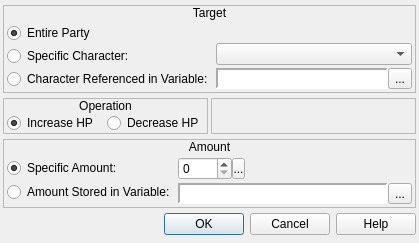
<?xml version="1.0" encoding="UTF-8"?>
<ui version="4.0">
 <class>ConfigureEvent_ChangeCharacterHP</class>
 <widget class="QDialog" name="ConfigureEvent_ChangeCharacterHP">
  <property name="geometry">
   <rect>
    <x>0</x>
    <y>0</y>
    <width>419</width>
    <height>243</height>
   </rect>
  </property>
  <property name="windowTitle">
   <string>Change Character HP</string>
  </property>
  <property name="windowIcon">
   <iconset resource="gui_icons.qrc">
    <normaloff>:/icons/openrpgmaker.png</normaloff>:/icons/openrpgmaker.png</iconset>
  </property>
  <property name="styleSheet">
   <string notr="true">.QFrame
{
	border-width: 1px;
	border-style: solid;
	border-color: palette(window-text);
}

.QFrame&gt;QLabel
{
	border-width: 0px;
	background-color: palette(window-text);
	color: palette(window);
	font-weight: bold;
}

.QFrame&gt;QCheckBox
{
	background-color: palette(window-text);
	border-width: 0px;
	border-style: none;
	color: palette(window);
	spacing: 3px;
	font-weight: bold;
	padding: 0px 0px 0px 3px;
}

.QFrame&gt;QCheckBox::indicator
{
	min-width: 8px;
	max-width: 8px;
	min-height: 8px;
	max-height: 8px;
	width: 8px;
	height: 8px;
	border-width: 2px;
	border-radius: 0px;
	border-style: ridge;
	border-color: palette(mid);
}

.QFrame&gt;QCheckBox::indicator:unchecked
{
	background-color: palette(base);
}

.QFrame&gt;QCheckBox::indicator:checked
{
	background-color: palette(window-text);
}

.QFrame&gt;QCheckBox::indicator:hover
{
	border-color: palette(highlight);
}</string>
  </property>
  <layout class="QVBoxLayout" name="verticalLayout_4">
   <property name="spacing">
    <number>3</number>
   </property>
   <property name="margin">
    <number>3</number>
   </property>
   <item>
    <widget class="QFrame" name="frame">
     <property name="sizePolicy">
      <sizepolicy hsizetype="Preferred" vsizetype="Fixed">
       <horstretch>0</horstretch>
       <verstretch>0</verstretch>
      </sizepolicy>
     </property>
     <property name="frameShape">
      <enum>QFrame::StyledPanel</enum>
     </property>
     <property name="frameShadow">
      <enum>QFrame::Raised</enum>
     </property>
     <layout class="QVBoxLayout" name="verticalLayout">
      <property name="spacing">
       <number>0</number>
      </property>
      <property name="margin">
       <number>0</number>
      </property>
      <item>
       <widget class="QLabel" name="label">
        <property name="sizePolicy">
         <sizepolicy hsizetype="Preferred" vsizetype="Fixed">
          <horstretch>0</horstretch>
          <verstretch>0</verstretch>
         </sizepolicy>
        </property>
        <property name="text">
         <string>Target</string>
        </property>
        <property name="alignment">
         <set>Qt::AlignCenter</set>
        </property>
       </widget>
      </item>
      <item>
       <widget class="QWidget" name="widget" native="true">
        <layout class="QHBoxLayout" name="horizontalLayout">
         <property name="spacing">
          <number>3</number>
         </property>
         <property name="margin">
          <number>3</number>
         </property>
         <item>
          <widget class="QWidget" name="widget_11" native="true">
           <layout class="QVBoxLayout" name="verticalLayout_2">
            <property name="spacing">
             <number>3</number>
            </property>
            <property name="margin">
             <number>0</number>
            </property>
            <item>
             <widget class="QRadioButton" name="rbEntireParty">
              <property name="text">
               <string>Entire Party</string>
              </property>
              <property name="checked">
               <bool>true</bool>
              </property>
             </widget>
            </item>
            <item>
             <widget class="QRadioButton" name="rbSpecificCharacter">
              <property name="text">
               <string>Specific Character:</string>
              </property>
             </widget>
            </item>
            <item>
             <widget class="QRadioButton" name="rbReferencedCharacter">
              <property name="text">
               <string>Character Referenced in Variable:</string>
              </property>
             </widget>
            </item>
           </layout>
          </widget>
         </item>
         <item>
          <widget class="QWidget" name="widget_2" native="true">
           <layout class="QVBoxLayout" name="verticalLayout_3">
            <property name="spacing">
             <number>3</number>
            </property>
            <property name="margin">
             <number>0</number>
            </property>
            <item>
             <widget class="QWidget" name="widget_3" native="true"/>
            </item>
            <item>
             <widget class="QComboBox" name="cboxCharacters"/>
            </item>
            <item>
             <widget class="QWidget" name="wCharacterVariable" native="true">
              <layout class="QHBoxLayout" name="horizontalLayout_36">
               <property name="spacing">
                <number>0</number>
               </property>
               <property name="margin">
                <number>0</number>
               </property>
               <item>
                <widget class="QLabel" name="lblCharacterVariable">
                 <property name="sizePolicy">
                  <sizepolicy hsizetype="Preferred" vsizetype="Preferred">
                   <horstretch>0</horstretch>
                   <verstretch>0</verstretch>
                  </sizepolicy>
                 </property>
                 <property name="minimumSize">
                  <size>
                   <width>150</width>
                   <height>0</height>
                  </size>
                 </property>
                 <property name="font">
                  <font>
                   <family>Monospace</family>
                  </font>
                 </property>
                 <property name="styleSheet">
                  <string notr="true">background-color: palette(base);</string>
                 </property>
                 <property name="frameShape">
                  <enum>QFrame::Panel</enum>
                 </property>
                 <property name="frameShadow">
                  <enum>QFrame::Sunken</enum>
                 </property>
                 <property name="lineWidth">
                  <number>2</number>
                 </property>
                 <property name="text">
                  <string/>
                 </property>
                </widget>
               </item>
               <item>
                <widget class="QToolButton" name="bBrowseCharacterVariables">
                 <property name="text">
                  <string>...</string>
                 </property>
                 <property name="icon">
                  <iconset resource="gui_icons.qrc">
                   <normaloff>:/icons/fileopen.png</normaloff>:/icons/fileopen.png</iconset>
                 </property>
                </widget>
               </item>
              </layout>
             </widget>
            </item>
           </layout>
          </widget>
         </item>
        </layout>
       </widget>
      </item>
     </layout>
    </widget>
   </item>
   <item>
    <widget class="QWidget" name="widget_8" native="true">
     <property name="sizePolicy">
      <sizepolicy hsizetype="Preferred" vsizetype="Fixed">
       <horstretch>0</horstretch>
       <verstretch>0</verstretch>
      </sizepolicy>
     </property>
     <layout class="QHBoxLayout" name="horizontalLayout_4">
      <property name="spacing">
       <number>3</number>
      </property>
      <property name="margin">
       <number>0</number>
      </property>
      <item>
       <widget class="QFrame" name="frame_3">
        <property name="sizePolicy">
         <sizepolicy hsizetype="Preferred" vsizetype="Fixed">
          <horstretch>0</horstretch>
          <verstretch>0</verstretch>
         </sizepolicy>
        </property>
        <property name="frameShape">
         <enum>QFrame::StyledPanel</enum>
        </property>
        <property name="frameShadow">
         <enum>QFrame::Raised</enum>
        </property>
        <layout class="QVBoxLayout" name="verticalLayout_8">
         <property name="spacing">
          <number>0</number>
         </property>
         <property name="margin">
          <number>0</number>
         </property>
         <item>
          <widget class="QLabel" name="label_3">
           <property name="sizePolicy">
            <sizepolicy hsizetype="Preferred" vsizetype="Fixed">
             <horstretch>0</horstretch>
             <verstretch>0</verstretch>
            </sizepolicy>
           </property>
           <property name="text">
            <string>Operation</string>
           </property>
           <property name="alignment">
            <set>Qt::AlignCenter</set>
           </property>
          </widget>
         </item>
         <item>
          <widget class="QWidget" name="widget_4" native="true">
           <layout class="QHBoxLayout" name="horizontalLayout_2">
            <property name="spacing">
             <number>3</number>
            </property>
            <property name="leftMargin">
             <number>3</number>
            </property>
            <property name="topMargin">
             <number>0</number>
            </property>
            <property name="rightMargin">
             <number>3</number>
            </property>
            <property name="bottomMargin">
             <number>0</number>
            </property>
            <item>
             <widget class="QRadioButton" name="rbIncreaseHP">
              <property name="text">
               <string>Increase HP</string>
              </property>
              <property name="checked">
               <bool>true</bool>
              </property>
             </widget>
            </item>
            <item>
             <widget class="QRadioButton" name="rbDecreaseHP">
              <property name="text">
               <string>Decrease HP</string>
              </property>
             </widget>
            </item>
           </layout>
          </widget>
         </item>
        </layout>
       </widget>
      </item>
      <item>
       <widget class="QFrame" name="frame_4">
        <property name="frameShape">
         <enum>QFrame::StyledPanel</enum>
        </property>
        <property name="frameShadow">
         <enum>QFrame::Raised</enum>
        </property>
       </widget>
      </item>
     </layout>
    </widget>
   </item>
   <item>
    <widget class="QFrame" name="frame_5">
     <property name="sizePolicy">
      <sizepolicy hsizetype="Preferred" vsizetype="Fixed">
       <horstretch>0</horstretch>
       <verstretch>0</verstretch>
      </sizepolicy>
     </property>
     <property name="frameShape">
      <enum>QFrame::StyledPanel</enum>
     </property>
     <property name="frameShadow">
      <enum>QFrame::Raised</enum>
     </property>
     <layout class="QVBoxLayout" name="verticalLayout_9">
      <property name="spacing">
       <number>0</number>
      </property>
      <property name="margin">
       <number>0</number>
      </property>
      <item>
       <widget class="QLabel" name="label_4">
        <property name="sizePolicy">
         <sizepolicy hsizetype="Preferred" vsizetype="Fixed">
          <horstretch>0</horstretch>
          <verstretch>0</verstretch>
         </sizepolicy>
        </property>
        <property name="text">
         <string>Amount</string>
        </property>
        <property name="alignment">
         <set>Qt::AlignCenter</set>
        </property>
       </widget>
      </item>
      <item>
       <widget class="QWidget" name="widget_5" native="true">
        <layout class="QHBoxLayout" name="horizontalLayout_5">
         <property name="spacing">
          <number>3</number>
         </property>
         <property name="margin">
          <number>3</number>
         </property>
         <item>
          <widget class="QWidget" name="widget_7" native="true">
           <property name="sizePolicy">
            <sizepolicy hsizetype="Fixed" vsizetype="Preferred">
             <horstretch>0</horstretch>
             <verstretch>0</verstretch>
            </sizepolicy>
           </property>
           <layout class="QVBoxLayout" name="verticalLayout_11">
            <property name="spacing">
             <number>3</number>
            </property>
            <property name="margin">
             <number>0</number>
            </property>
            <item>
             <widget class="QRadioButton" name="rbSpecificAmount">
              <property name="sizePolicy">
               <sizepolicy hsizetype="Fixed" vsizetype="Fixed">
                <horstretch>0</horstretch>
                <verstretch>0</verstretch>
               </sizepolicy>
              </property>
              <property name="text">
               <string>Specific Amount:</string>
              </property>
              <property name="checked">
               <bool>true</bool>
              </property>
             </widget>
            </item>
            <item>
             <widget class="QRadioButton" name="rbStoredAmount">
              <property name="sizePolicy">
               <sizepolicy hsizetype="Fixed" vsizetype="Fixed">
                <horstretch>0</horstretch>
                <verstretch>0</verstretch>
               </sizepolicy>
              </property>
              <property name="text">
               <string>Amount Stored in Variable:</string>
              </property>
             </widget>
            </item>
           </layout>
          </widget>
         </item>
         <item>
          <widget class="QWidget" name="widget_12" native="true">
           <layout class="QVBoxLayout" name="verticalLayout_10">
            <property name="spacing">
             <number>3</number>
            </property>
            <property name="margin">
             <number>0</number>
            </property>
            <item>
             <widget class="QWidget" name="wAmount" native="true">
              <property name="sizePolicy">
               <sizepolicy hsizetype="Fixed" vsizetype="Fixed">
                <horstretch>0</horstretch>
                <verstretch>0</verstretch>
               </sizepolicy>
              </property>
              <layout class="QHBoxLayout" name="horizontalLayout_6">
               <property name="spacing">
                <number>0</number>
               </property>
               <property name="margin">
                <number>0</number>
               </property>
               <item>
                <widget class="QSpinBox" name="sbAmount">
                 <property name="sizePolicy">
                  <sizepolicy hsizetype="Preferred" vsizetype="Fixed">
                   <horstretch>0</horstretch>
                   <verstretch>0</verstretch>
                  </sizepolicy>
                 </property>
                 <property name="accelerated">
                  <bool>true</bool>
                 </property>
                 <property name="maximum">
                  <number>9999</number>
                 </property>
                </widget>
               </item>
               <item>
                <widget class="SpinBoxSideButton" name="bAmountSideButton">
                 <property name="minimumSize">
                  <size>
                   <width>13</width>
                   <height>21</height>
                  </size>
                 </property>
                 <property name="maximumSize">
                  <size>
                   <width>13</width>
                   <height>21</height>
                  </size>
                 </property>
                 <property name="text">
                  <string>...</string>
                 </property>
                 <property name="icon">
                  <iconset resource="gui_icons.qrc">
                   <normaloff>:/icons/spinBoxSideButton.png</normaloff>:/icons/spinBoxSideButton.png</iconset>
                 </property>
                 <property name="iconSize">
                  <size>
                   <width>8</width>
                   <height>16</height>
                  </size>
                 </property>
                </widget>
               </item>
              </layout>
             </widget>
            </item>
            <item>
             <widget class="QWidget" name="wAmountVariable" native="true">
              <property name="sizePolicy">
               <sizepolicy hsizetype="Preferred" vsizetype="Fixed">
                <horstretch>0</horstretch>
                <verstretch>0</verstretch>
               </sizepolicy>
              </property>
              <layout class="QHBoxLayout" name="horizontalLayout_37">
               <property name="spacing">
                <number>0</number>
               </property>
               <property name="margin">
                <number>0</number>
               </property>
               <item>
                <widget class="QLabel" name="lblAmountVariable">
                 <property name="sizePolicy">
                  <sizepolicy hsizetype="Preferred" vsizetype="Preferred">
                   <horstretch>0</horstretch>
                   <verstretch>0</verstretch>
                  </sizepolicy>
                 </property>
                 <property name="minimumSize">
                  <size>
                   <width>150</width>
                   <height>0</height>
                  </size>
                 </property>
                 <property name="font">
                  <font>
                   <family>Monospace</family>
                  </font>
                 </property>
                 <property name="styleSheet">
                  <string notr="true">background-color: palette(base);</string>
                 </property>
                 <property name="frameShape">
                  <enum>QFrame::Panel</enum>
                 </property>
                 <property name="frameShadow">
                  <enum>QFrame::Sunken</enum>
                 </property>
                 <property name="lineWidth">
                  <number>2</number>
                 </property>
                 <property name="text">
                  <string/>
                 </property>
                </widget>
               </item>
               <item>
                <widget class="QToolButton" name="bBrowseAmountVariables">
                 <property name="text">
                  <string>...</string>
                 </property>
                 <property name="icon">
                  <iconset resource="gui_icons.qrc">
                   <normaloff>:/icons/fileopen.png</normaloff>:/icons/fileopen.png</iconset>
                 </property>
                </widget>
               </item>
              </layout>
             </widget>
            </item>
           </layout>
          </widget>
         </item>
        </layout>
       </widget>
      </item>
     </layout>
    </widget>
   </item>
   <item>
    <widget class="QDialogButtonBox" name="buttonBox">
     <property name="orientation">
      <enum>Qt::Horizontal</enum>
     </property>
     <property name="standardButtons">
      <set>QDialogButtonBox::Cancel|QDialogButtonBox::Help|QDialogButtonBox::Ok</set>
     </property>
    </widget>
   </item>
  </layout>
 </widget>
 <customwidgets>
  <customwidget>
   <class>SpinBoxSideButton</class>
   <extends>QToolButton</extends>
   <header>spinboxsidebutton.h</header>
  </customwidget>
 </customwidgets>
 <resources>
  <include location="gui_icons.qrc"/>
 </resources>
 <connections>
  <connection>
   <sender>buttonBox</sender>
   <signal>accepted()</signal>
   <receiver>ConfigureEvent_ChangeCharacterHP</receiver>
   <slot>accept()</slot>
   <hints>
    <hint type="sourcelabel">
     <x>248</x>
     <y>254</y>
    </hint>
    <hint type="destinationlabel">
     <x>157</x>
     <y>274</y>
    </hint>
   </hints>
  </connection>
  <connection>
   <sender>buttonBox</sender>
   <signal>rejected()</signal>
   <receiver>ConfigureEvent_ChangeCharacterHP</receiver>
   <slot>reject()</slot>
   <hints>
    <hint type="sourcelabel">
     <x>316</x>
     <y>260</y>
    </hint>
    <hint type="destinationlabel">
     <x>286</x>
     <y>274</y>
    </hint>
   </hints>
  </connection>
 </connections>
</ui>
